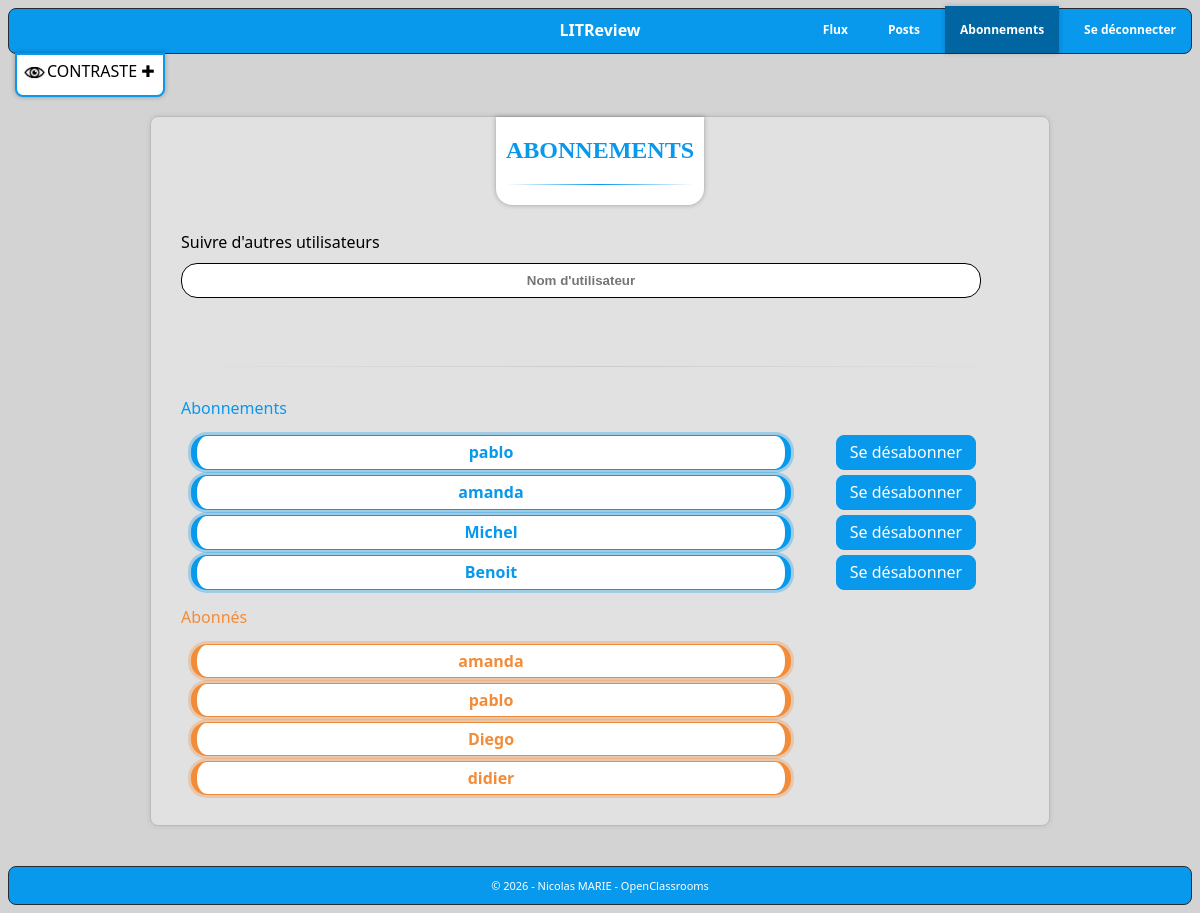
/feed/followings/ (signed in), run on an earlier commit of the app's database.
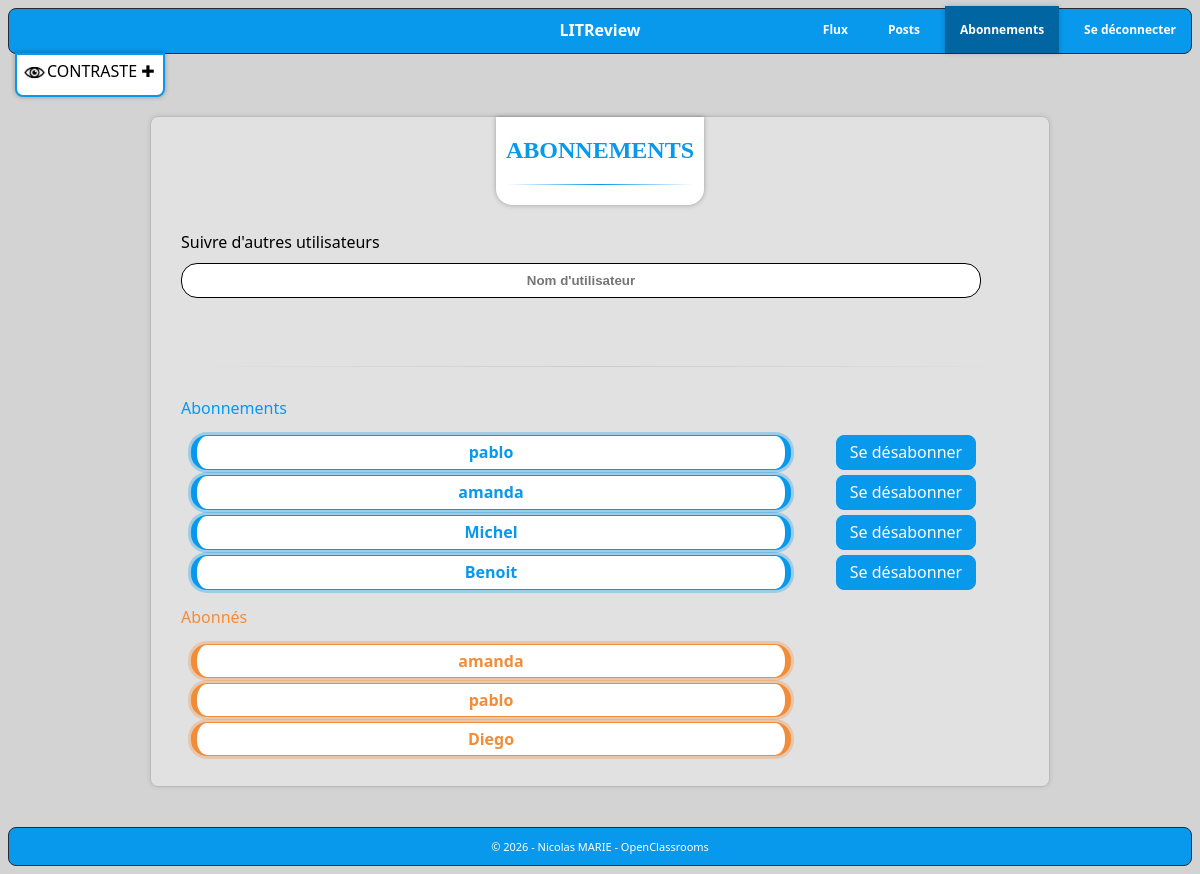
And on a later commit of the database.
### feed/models.py (models this page shows)
class UserFollows(models.Model):
    user = models.ForeignKey(to=settings.AUTH_USER_MODEL, on_delete=models.CASCADE,
                             related_name='following')
    followed_user = models.ForeignKey(to=settings.AUTH_USER_MODEL, on_delete=models.CASCADE,
                                      related_name='followed_by')
    class Meta:
        unique_together = ('user', 'followed_user', )

### accounts/models.py (models this page shows, shortened)
class User(AbstractUser):
    username = models.CharField(max_length=20, unique=True, null=False)

### feed/views.py (the view)
# urls.py: path('followings/', views.follow_user, name='follows'),
@login_required
def follow_user(request: HttpRequest) -> HttpResponse:
    if request.method == "POST":
        follow_form = FollowUsersForm(request.POST, user=request.user)
        if follow_form.is_valid():
            UserFollows.objects.create(user=request.user, followed_user=follow_form.followed_user)
            messages.success(request=request, message=f"✅ Abonnement à \"{follow_form.followed_user}\" réussi.")
        else:
            for error in follow_form.errors.values():
                messages.error(request=request, message=str(error))
        return redirect(to="feed:follows")
    else:
        follow_form = FollowUsersForm(user=request.user)
    following = (UserFollows.objects.filter(user=request.user).select_related("followed_user"))
    followed_by = (UserFollows.objects.filter(followed_user=request.user).select_related("user"))
    return render(request=request,
                  template_name="feed/followers.html",
                  context={"follow_form": follow_form, "following": following, "followed_by": followed_by})

### feed/forms.py (shortened to what this page needs)
class FollowUsersForm(forms.Form):
    username = forms.CharField(max_length=20,
                               label="",
                               widget=forms.TextInput(attrs={
                                   "placeholder": "Nom d'utilisateur",
                                   "class": "form-input",
                                   "id": "form-input",
                                   "onkeyup": "processChange()",
                               }),
                               required=True,)
    def __init__(self, *args, **kwargs):
        self.user = kwargs.pop("user")
        super().__init__(*args, **kwargs)

### feed/templates/feed/followers.html (shortened to what this page needs)
{% extends 'core/base_feed.html' %}
{% block content %}
<br>
<section class="content" aria-roledescription="region">
    <div class="followpage_details">
        <div class="section_title">
            <h2>ABONNEMENTS</h2>
            <div class="short-feed-separator"></div>
        </div>
        <form method="post" enctype="multipart/form-data">
            <p class="follow_title">
                <label>Suivre d'autres utilisateurs</label><br>
                {{ follow_form.username }}
            </p>
            <br>
            <div class="feed-separator"></div>
            <p class="p_following">
                <label>Abonnements</label>
            </p>
            <div class="follow">
                {% if following %}
                    {% for follow in following %}
                        <p class="following">{{ follow.followed_user.username }}</p>
                        <a title="Bouton Se désabonner de {{follow.followed_user.username}}"
                           href="{% url 'feed:delete-follow' user_id=follow.followed_user.id %}">Se désabonner</a>
                        <br>
                    {% endfor %}
                {% else %}
                    <p class="empty">⮞ Vous n'avez pas d'abonnements</p>
                {% endif %}
            </div>
            <p class="p_followedby">
                <label>Abonnés</label>
            </p>
            <div class="follow">
                {% if followed_by %}
                    {% for follow in followed_by %}
                        <p class="followedby">{{ follow.user.username }}</p>
                    {% endfor %}
                {% else %}
                    <p class="empty">⮞ Vous n'avez pas d'abonnés</p>
                {% endif %}
            </div>
        </form>
    </div>
</section>
{% endblock %}

### core/templates/core/base_feed.html (shortened to what this page needs)
<!DOCTYPE html>
{% load static %}
<html lang="fr">
    <head>
        <link id="core_css" rel="stylesheet" href="{% static 'core/styles.css' %}">
        <link id="feed_css" rel="stylesheet" href="{% static 'feed/styles.css' %}">
    </head>
    <body>
        <header role="banner">
            <a class="contraste-btn" id="contrast-btn" title="Bouton contraste" href="#">
                <img class="eye_logo"
                     alt="Image oeil"
                     title="Image Contaste +"
                     src="{% static 'core/images/eye.png' %}"><div>CONTRASTE ✚</div></a>
            <h1>LITReview</h1>
            {% if user.is_authenticated %}
                {% include './navbar.html' %}
            {% endif %}
        </header>
        <main role="main">
            {% block content %}{% endblock %}
        </main>
        <footer class="footer" role="contentinfo">
            <p>© 2026 - Nicolas MARIE - OpenClassrooms</p>
        </footer>
    </body>
</html>

### core/templates/core/navbar.html
<nav role="navigation">
    <a title="Bouton flux" id="nav_feed" href="{% url 'feed:feed' %}">Flux</a>
    <a title="Bouton posts" id="nav_posts" href="{% url 'feed:posts' %}">Posts</a>
    <a title="Bouton abonnements" id="nav_subscribers" href="{% url 'feed:follows' %}">Abonnements</a>
    <a title="Bouton déconnexion" href="{% url 'accounts:log-out' %}">Se déconnecter</a>
</nav>

### core/static/core/styles.css (style rules this page uses)
*, *::before, *::after { box-sizing: border-box; }
body { min-height: 100vh; background: lightgray; color: #0898ec; font-family: "Segoe UI", system-ui, sans-serif; font-size: 16px; }
header { border: 1px solid #292b33; border-radius: 8px; width: 100%; background-color: #0898ec; }
header div { display: inline-block; position: absolute; }
header .eye_logo { height: 25px; }
h1 { display: block; min-height: 26px; font-size: 16px; text-align: center; font-weight: bold; color: white; margin-top: 5px; }
header .contraste-btn { position: absolute; margin: 43px 6px; color: black; background: white; border-radius: 0 0 8px 8px; padding: 5px; font-size: 16px; width: 150px; box-shadow: 0 0 5px rgba(0,0,0,0.3); border: 2px solid #0898ec; }
header nav { display: flex; justify-content: center; align-items: center; flex-wrap: wrap; margin-top: -25px; gap: 10px; }
.content { display: flex; justify-content: center; align-items: center; flex-direction: column; max-width: 900px; margin: 40px auto; padding: 40px; border: 1px solid #bbbbbb; border-radius: 8px; text-align: center; background-color: rgba(255, 255, 255, 30%); box-shadow: 0 0 5px rgba(0,0,0,0.1); }
.content form input[type="text"], .content form input[type="password"] { text-align: center; color: black; font-weight: bold; background-color: white; border: 1px solid #0898ec; height : 35px; border-radius: 16px; }
.footer { background-color: #0898ec; border: 1px solid #292b33; border-radius: 8px; justify-content: center; display: flex; align-items: center; }
.footer p { font-size: 11px; color: white; }
@media (min-width: 811px) { .content { flex-direction: row; justify-content: center; align-items: flex-start; gap: 100px; } }
@media (min-width: 811px) { header h1 { margin-top: 10px; } }
@media (min-width: 811px) { header nav { margin-top: -50px; justify-content: right; } }
@media (min-width: 811px) { header .contraste-btn { margin: 47px 6px; } }
@media (min-width: 811px) { .content form input[type="text"], .content form input[type="password"] { width: 350px; } }

What changed in the data, as far as the page shows it:
removed UserFollows: user.username "didier"
